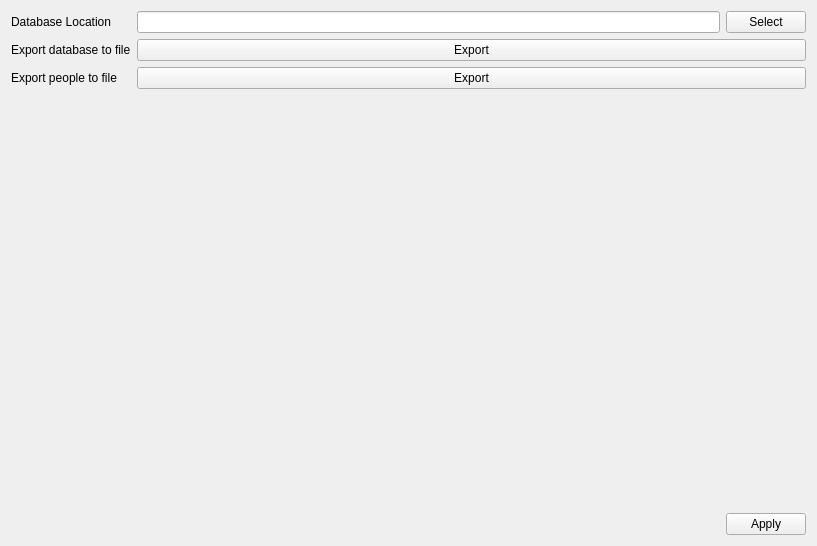
<?xml version="1.0" encoding="UTF-8"?>
<ui version="4.0">
 <class>DatabaseSettingsWidget</class>
 <widget class="QWidget" name="DatabaseSettingsWidget">
  <property name="geometry">
   <rect>
    <x>0</x>
    <y>0</y>
    <width>817</width>
    <height>546</height>
   </rect>
  </property>
  <property name="windowTitle">
   <string>Form</string>
  </property>
  <property name="locale">
   <locale language="English" country="UnitedStates"/>
  </property>
  <layout class="QVBoxLayout" name="verticalLayout">
   <item>
    <layout class="QFormLayout" name="formLayout">
     <item row="0" column="0">
      <widget class="QLabel" name="label">
       <property name="text">
        <string>Database Location</string>
       </property>
      </widget>
     </item>
     <item row="2" column="0">
      <widget class="QLabel" name="label_2">
       <property name="text">
        <string>Export database to file</string>
       </property>
      </widget>
     </item>
     <item row="2" column="1">
      <widget class="QPushButton" name="exportButton">
       <property name="text">
        <string>Export</string>
       </property>
      </widget>
     </item>
     <item row="0" column="1">
      <layout class="QHBoxLayout" name="horizontalLayout_2">
       <item>
        <widget class="QLineEdit" name="dbLocationLine"/>
       </item>
       <item>
        <widget class="QPushButton" name="selectPathButton">
         <property name="text">
          <string>Select</string>
         </property>
        </widget>
       </item>
      </layout>
     </item>
     <item row="3" column="1">
      <widget class="QPushButton" name="ptoFileButton">
       <property name="text">
        <string>Export</string>
       </property>
      </widget>
     </item>
     <item row="3" column="0">
      <widget class="QLabel" name="label_3">
       <property name="text">
        <string>Export people to file</string>
       </property>
      </widget>
     </item>
    </layout>
   </item>
   <item>
    <layout class="QHBoxLayout" name="horizontalLayout">
     <item>
      <spacer name="horizontalSpacer">
       <property name="orientation">
        <enum>Qt::Horizontal</enum>
       </property>
       <property name="sizeHint" stdset="0">
        <size>
         <width>40</width>
         <height>20</height>
        </size>
       </property>
      </spacer>
     </item>
     <item>
      <widget class="QPushButton" name="applyButton">
       <property name="text">
        <string>Apply</string>
       </property>
      </widget>
     </item>
    </layout>
   </item>
  </layout>
 </widget>
 <resources/>
 <connections/>
</ui>
